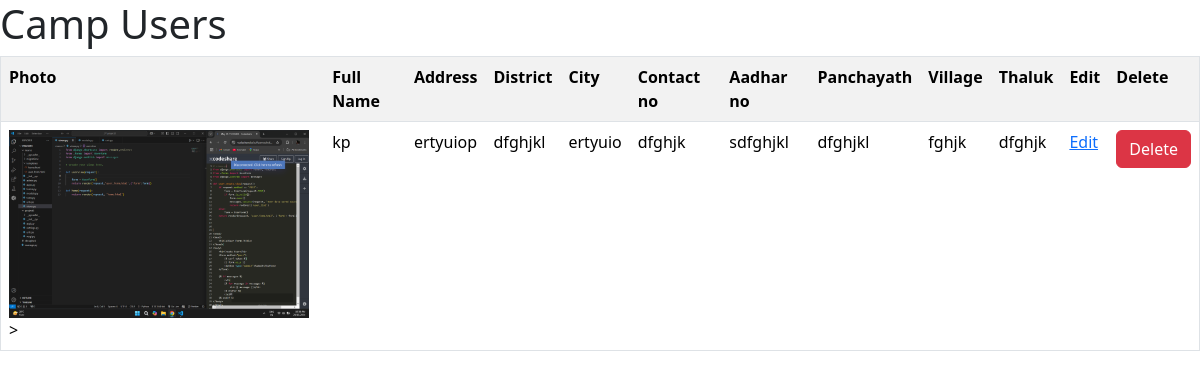
The app's page /campusersview with its own data.
### app/models.py (models this page shows)
class CampUser(models.Model):
    photo=models.ImageField(upload_to='camp')          # Here camp is the folder name where the images added will be stored
    full_name=models.CharField(max_length=100)
    address=models.CharField(max_length=100)
    district=models.CharField(max_length=100)
    city=models.CharField(max_length=100)
    contact_no=models.CharField(max_length=100)
    aadhar_no=models.CharField(max_length=100)
    panchayath=models.CharField(max_length=100)
    village=models.CharField(max_length=100)
    thaluk=models.CharField(max_length=100)
    current_date=models.DateField(auto_now_add=True)
    camp_id=models.ForeignKey(Login,on_delete=models.CASCADE,null=True,blank=True)

### app/views.py (the view)
# urls.py: path('campusersview',views.CampUsersView,name="CampUsersView"),                 # path of viewing camp user
def CampUsersView(request):
    users=CampUser.objects.all()
    return render(request,'camp_users_table.html',{'users':users})

### app/templates/camp_users_table.html (shortened to what this page needs)
{% load static %}
<!DOCTYPE html>
<html lang="en">
  <head>
    <link
      href="https://cdn.jsdelivr.net/npm/bootstrap@5.3.3/dist/css/bootstrap.min.css"
      rel="stylesheet"
    />
  </head>
  <body>
    <h1>Camp Users</h1>
    <table class="table table-striped" border="1">
      <tr>
        <th>Photo</th>
        <th>Full Name</th>
        <th>Address</th>
        <th>District</th>
        <th>City</th>
        <th>Contact no</th>
        <th>Aadhar no</th>
        <th>Panchayath</th>
        <th>Village</th>
        <th>Thaluk</th>
        <th>Edit</th>
        <th>Delete</th>
      </tr>
      {% for user in users %}
      <tr>
        <td>
          <img src="{{user.photo.url}}" style="width: 300px; height: auto" />
          >
        </td>
        <td>{{user.full_name}}</td>
        <td>{{user.address}}</td>
        <td>{{user.district}}</td>
        <td>{{user.city}}</td>
        <td>{{user.contact_no}}</td>
        <td>{{user.aadhar_no}}</td>
        <td>{{user.panchayath}}</td>
        <td>{{user.village}}</td>
        <td>{{user.thaluk}}</td>
        <td><a href="{% url 'EditCampUser' user.id %}">Edit </a></td>
        <td>
          <button
            class="btn btn-danger"
            data-toggle="modal"
            data-target="#deleteModal"
            data-user-id="{{ user.id }}"
          >
            Delete
          </button>
        </td>
      </tr>
      {% endfor %}
    </table>
  </body>
</html>

### records on screen
CampUser: photo (picture), full_name "kp", address "ertyuiop", district "dfghjkl", city "ertyuio", contact_no "dfghjk", aadhar_no "sdfghjkl", panchayath "dfghjkl", village "fghjk", thaluk "dfghjk"
